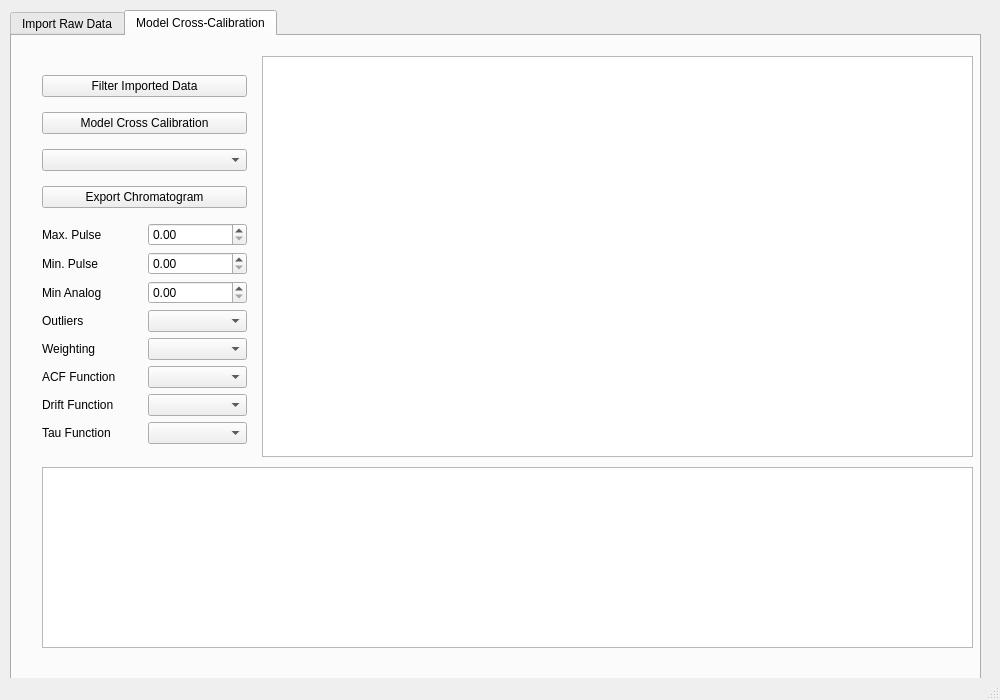
<?xml version="1.0" encoding="UTF-8"?>
<ui version="4.0">
 <class>MainWindow</class>
 <widget class="QMainWindow" name="MainWindow">
  <property name="geometry">
   <rect>
    <x>0</x>
    <y>0</y>
    <width>1000</width>
    <height>700</height>
   </rect>
  </property>
  <property name="sizePolicy">
   <sizepolicy hsizetype="Maximum" vsizetype="Maximum">
    <horstretch>0</horstretch>
    <verstretch>0</verstretch>
   </sizepolicy>
  </property>
  <property name="windowTitle">
   <string>MainWindow</string>
  </property>
  <widget class="QWidget" name="centralwidget">
   <widget class="QTabWidget" name="tabWidget">
    <property name="geometry">
     <rect>
      <x>10</x>
      <y>10</y>
      <width>971</width>
      <height>855</height>
     </rect>
    </property>
    <property name="currentIndex">
     <number>1</number>
    </property>
    <widget class="QWidget" name="import">
     <property name="sizePolicy">
      <sizepolicy hsizetype="Expanding" vsizetype="Expanding">
       <horstretch>0</horstretch>
       <verstretch>0</verstretch>
      </sizepolicy>
     </property>
     <attribute name="title">
      <string>Import Raw Data</string>
     </attribute>
     <widget class="QWidget" name="layoutWidget">
      <property name="geometry">
       <rect>
        <x>7</x>
        <y>10</y>
        <width>203</width>
        <height>581</height>
       </rect>
      </property>
      <layout class="QVBoxLayout" name="queueLayout">
       <item>
        <widget class="QComboBox" name="queueFilter">
         <item>
          <property name="text">
           <string>Thermo Element (*.dat)</string>
          </property>
         </item>
         <item>
          <property name="text">
           <string>Perkin-Elmer</string>
          </property>
         </item>
        </widget>
       </item>
       <item>
        <widget class="QTreeView" name="queueTreeView"/>
       </item>
       <item>
        <widget class="QPushButton" name="queueAddFiles">
         <property name="text">
          <string>Add Files</string>
         </property>
        </widget>
       </item>
       <item>
        <widget class="QPushButton" name="queueAddDir">
         <property name="text">
          <string>Add Directory</string>
         </property>
        </widget>
       </item>
       <item>
        <widget class="QPushButton" name="queueRemove">
         <property name="text">
          <string>Remove</string>
         </property>
        </widget>
       </item>
      </layout>
     </widget>
     <widget class="QWidget" name="layoutWidget_2">
      <property name="geometry">
       <rect>
        <x>220</x>
        <y>10</y>
        <width>210</width>
        <height>581</height>
       </rect>
      </property>
      <layout class="QVBoxLayout" name="importedLayout" stretch="0,0,0,0,0">
       <item>
        <widget class="QComboBox" name="importedFilterCombo">
         <item>
          <property name="text">
           <string>Thermo Element (*.FIN2)</string>
          </property>
         </item>
         <item>
          <property name="text">
           <string>Perkin-Elmer</string>
          </property>
         </item>
        </widget>
       </item>
       <item>
        <widget class="QTreeView" name="importedTreeView"/>
       </item>
       <item>
        <widget class="QPushButton" name="importedImportBtn">
         <property name="text">
          <string>Import Queued Files</string>
         </property>
        </widget>
       </item>
       <item>
        <widget class="QPushButton" name="importedSaveBtn">
         <property name="text">
          <string>Save Session</string>
         </property>
        </widget>
       </item>
       <item>
        <widget class="QPushButton" name="importedExportBtn">
         <property name="text">
          <string>Export Chromatogram</string>
         </property>
        </widget>
       </item>
      </layout>
     </widget>
     <widget class="QWidget" name="layoutWidget">
      <property name="geometry">
       <rect>
        <x>430</x>
        <y>10</y>
        <width>541</width>
        <height>581</height>
       </rect>
      </property>
      <layout class="QVBoxLayout" name="timeSeriesLayout">
       <item>
        <widget class="QLabel" name="timeSeriesLabel">
         <property name="sizePolicy">
          <sizepolicy hsizetype="Minimum" vsizetype="Minimum">
           <horstretch>0</horstretch>
           <verstretch>0</verstretch>
          </sizepolicy>
         </property>
         <property name="maximumSize">
          <size>
           <width>200</width>
           <height>15</height>
          </size>
         </property>
         <property name="text">
          <string>Time Series Graph</string>
         </property>
        </widget>
       </item>
       <item>
        <widget class="QGraphicsView" name="timeSeriesGraphicsView"/>
       </item>
      </layout>
     </widget>
    </widget>
    <widget class="QWidget" name="modelTab">
     <property name="sizePolicy">
      <sizepolicy hsizetype="Expanding" vsizetype="Expanding">
       <horstretch>0</horstretch>
       <verstretch>0</verstretch>
      </sizepolicy>
     </property>
     <attribute name="title">
      <string>Model Cross-Calibration</string>
     </attribute>
     <widget class="QGraphicsView" name="modelGraphicsView">
      <property name="geometry">
       <rect>
        <x>250</x>
        <y>20</y>
        <width>711</width>
        <height>401</height>
       </rect>
      </property>
     </widget>
     <widget class="QWidget" name="layoutWidget">
      <property name="geometry">
       <rect>
        <x>30</x>
        <y>30</y>
        <width>205</width>
        <height>388</height>
       </rect>
      </property>
      <layout class="QVBoxLayout" name="verticalLayout">
       <item>
        <widget class="QPushButton" name="filterDataPushBtn">
         <property name="text">
          <string>Filter Imported Data</string>
         </property>
        </widget>
       </item>
       <item>
        <widget class="QPushButton" name="modelPushBtn">
         <property name="text">
          <string>Model Cross Calibration</string>
         </property>
        </widget>
       </item>
       <item>
        <widget class="QComboBox" name="modelExportFormat"/>
       </item>
       <item>
        <widget class="QPushButton" name="modelExportBtn">
         <property name="text">
          <string>Export Chromatogram</string>
         </property>
        </widget>
       </item>
       <item>
        <layout class="QGridLayout" name="filterGrid">
         <item row="6" column="1">
          <widget class="QComboBox" name="driftFuncComb"/>
         </item>
         <item row="5" column="1">
          <widget class="QComboBox" name="acfFuncCombo"/>
         </item>
         <item row="3" column="1">
          <widget class="QComboBox" name="outlierComboBox"/>
         </item>
         <item row="3" column="0">
          <widget class="QLabel" name="outlierLabel">
           <property name="text">
            <string>Outliers</string>
           </property>
          </widget>
         </item>
         <item row="2" column="0">
          <widget class="QLabel" name="minALabel">
           <property name="text">
            <string>Min Analog</string>
           </property>
          </widget>
         </item>
         <item row="0" column="1">
          <widget class="QDoubleSpinBox" name="maxPSpinBox"/>
         </item>
         <item row="1" column="1">
          <widget class="QDoubleSpinBox" name="minPSpinBox"/>
         </item>
         <item row="2" column="1">
          <widget class="QDoubleSpinBox" name="minASpinBox"/>
         </item>
         <item row="1" column="0">
          <widget class="QLabel" name="minPLabel">
           <property name="text">
            <string>Min. Pulse</string>
           </property>
          </widget>
         </item>
         <item row="0" column="0">
          <widget class="QLabel" name="maxPLabel">
           <property name="text">
            <string>Max. Pulse</string>
           </property>
          </widget>
         </item>
         <item row="4" column="0">
          <widget class="QLabel" name="weightLabel">
           <property name="text">
            <string>Weighting</string>
           </property>
          </widget>
         </item>
         <item row="4" column="1">
          <widget class="QComboBox" name="weightComboBox"/>
         </item>
         <item row="7" column="1">
          <widget class="QComboBox" name="tauFuncCombo"/>
         </item>
         <item row="5" column="0">
          <widget class="QLabel" name="acfFuncLabel">
           <property name="text">
            <string>ACF Function</string>
           </property>
          </widget>
         </item>
         <item row="6" column="0">
          <widget class="QLabel" name="driftFuncLabel">
           <property name="text">
            <string>Drift Function</string>
           </property>
          </widget>
         </item>
         <item row="7" column="0">
          <widget class="QLabel" name="tauFuncLabel">
           <property name="text">
            <string>Tau Function</string>
           </property>
          </widget>
         </item>
        </layout>
       </item>
      </layout>
     </widget>
     <widget class="QTableWidget" name="tableWidget">
      <property name="geometry">
       <rect>
        <x>30</x>
        <y>431</y>
        <width>931</width>
        <height>181</height>
       </rect>
      </property>
     </widget>
    </widget>
   </widget>
  </widget>
  <widget class="QMenuBar" name="menubar">
   <property name="geometry">
    <rect>
     <x>0</x>
     <y>0</y>
     <width>1000</width>
     <height>22</height>
    </rect>
   </property>
  </widget>
  <widget class="QStatusBar" name="statusbar"/>
 </widget>
 <resources/>
 <connections/>
</ui>
